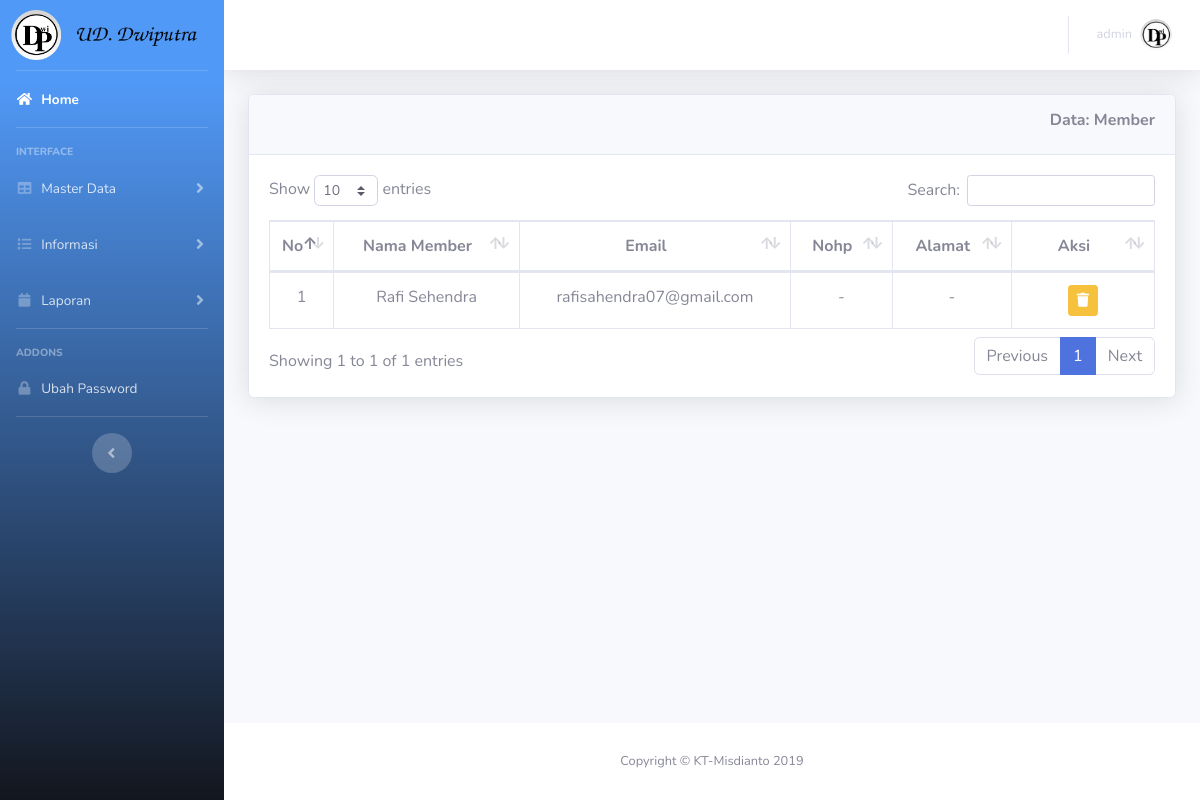
The page /admin/pages/index.php?module=member/view (signed in) on the database as committed earlier.
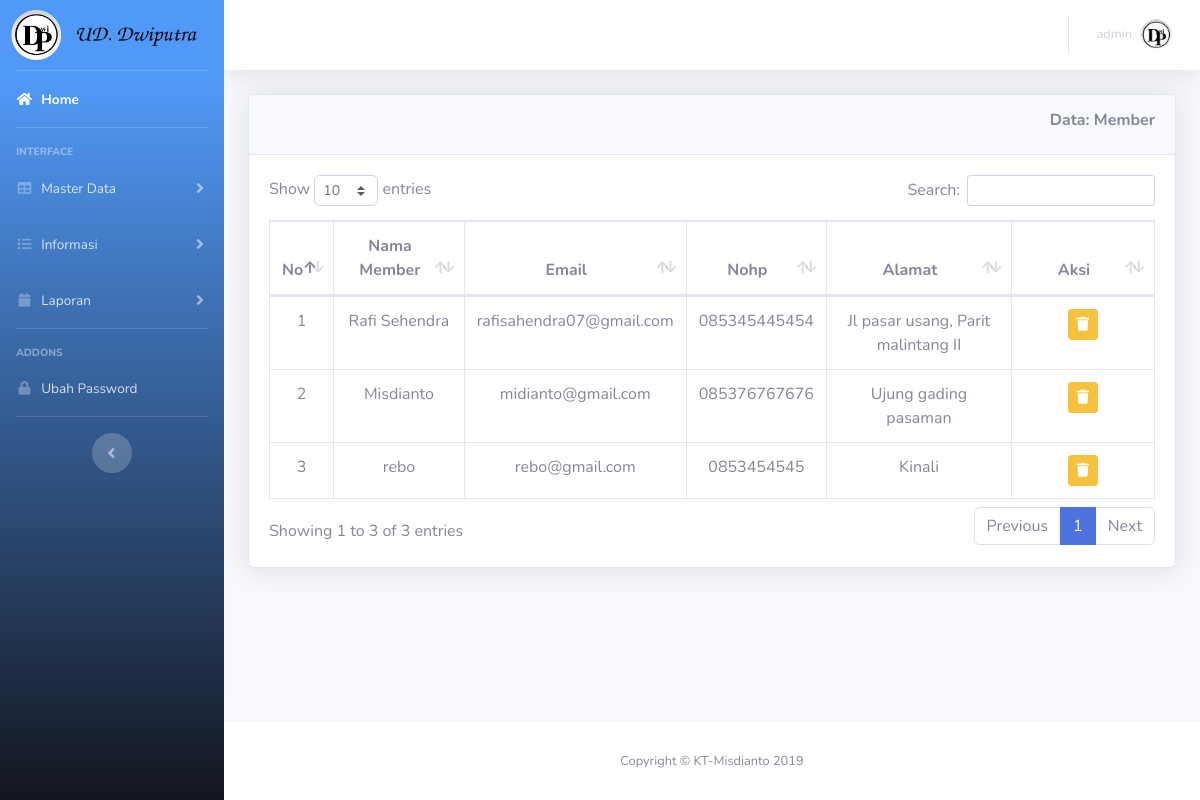
The same page on the database as committed later.
### tables this page shows
CREATE TABLE `tb_member` (
  `member_id` int(11) NOT NULL,
  `member_nama` varchar(50) NOT NULL,
  `member_email` varchar(50) NOT NULL,
  `member_nohp` varchar(50) NOT NULL,
  `tgl_daftar` date NOT NULL,
  `provinsi_id` int(11) NOT NULL,
  `kabkota_id` int(11) NOT NULL,
  `kode_pos` varchar(5) NOT NULL,
  `password` varchar(100) NOT NULL,
  `member_alamat` text NOT NULL
);

### model/Db.php (called while the page is built, shortened)
<?php
class Db {
     function __construct()
    {
    try{
         $this->db = new PDO("mysql:host=localhost;port=3306;dbname=db_bibit",'root','');
       }catch(PDOException $error) {
         echo "Koneksi Gagal".$error->getMessage();
    }
    }
    public function tampil($sql){
        $hasil=[];
        $query = $this->db->prepare($sql);
        $query->execute();
        while($data = $query->fetchObject()){
        $hasil[]=$data;
        }
        return $hasil;
    }
}
?>

### model/M_Library.php (called while the page is built, shortened)
<?php
include 'Db.php';
class M_Library extends Db{
    function tampil_member(){
        $query =  $this->tampil("SELECT* from tb_member ");
        return $query;
        }
    }
?>

### admin/pages/member/view.php (the view, shortened to what this page needs)
<div class="card shadow mb-4">
  <div class="card-header py-3">
    <h6 class=" font-weight-bold text-right">Data: Member</h6>
  </div>
  <div class=" card-body">
    <div class="table-responsive">
      <table class="table table-bordered" id="dataTable" width="100%" cellspacing="0">
        <thead>
          <tr align="center">
            <th width="10px;">No</th>
            <th>Nama Member</th>
            <th>Email</th>
            <th>Nohp</th>
            <th>Alamat</th>
            <th width="100px;">Aksi</th>
          </tr>
        </thead>
        <tbody>
          <?php
        foreach($db->tampil_member() as $no=> $d ):?>
          <tr align="center">
            <td><?= $no+1 ?></td>
            <td><?= $d->member_nama ?></td>
            <td><?= $d->member_email ?></td>
            <td><?= $d->member_nohp ?></td>
            <td><?= $d->member_alamat ?></td>
            <td>
              <a href="!#" class="btn btn-warning btn-sm" data-toggle="modal"
                data-target="#exampleModal2<?= $d->member_id ?>">
                <i class="fas fa-trash"></i>
              </a>
            </td>
          </tr>
          <?php endforeach ?>
        </tbody>
      </table>
    </div>
  </div>
</div>
</div>

Rows that differ between the two databases and show on the page:
changed tb_member "Rafi Sehendra": member_nohp "-" → "085345445454"; member_alamat "-" → "Jl pasar usang, Parit malintang II"
added tb_member: member_nama "Misdianto", member_email "midianto@gmail.com", member_nohp "085376767676", member_alamat "Ujung gading pasaman"
added tb_member: member_nama "rebo", member_email "rebo@gmail.com", member_nohp "0853454545", member_alamat "Kinali"
Other text that changed with them:
text written by a page script: "Show entries Search: Showing 1 to 1 of 1 entries Previous 1 Next" → "Show entries Search: Showing 1 to 3 of 3 entries Previous 1 Next"
